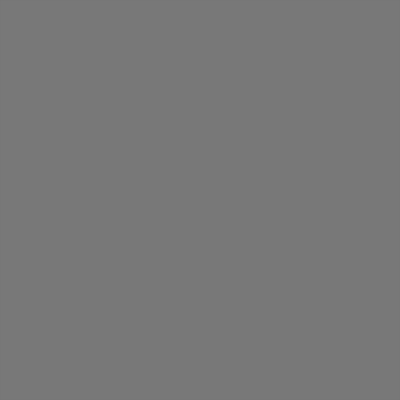
Frame 1 (no input)
Frame 60 (the mouse pressed at the canvas centre just before this capture): identical to frame 1, image omitted
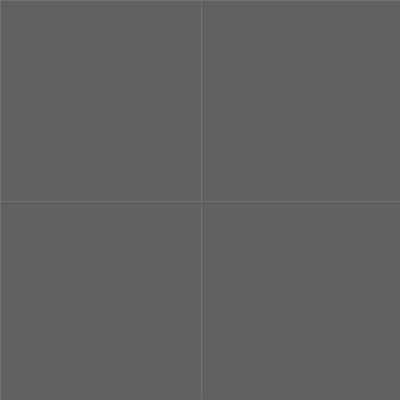
Frame 120 (the mouse held since frame 60 and released just before this capture)

The Processing sketch that drew these frames (run headless with seeded random() and noise(); from frame 60 on, the mouse is pressed at the canvas centre):

// Processing sketch: processing_7640
// ── processing_7640.pde

/* Keith O'Hara <kohara@bard.edu
   Feb 15 2010
   CMSC 117 Lecture
*/

void setup()
{
  size(400, 400);
  smooth();
}

void draw()
{
  background(96);
  stroke(128, 128);
  for (int y = 0; y < height; y = y + mouseX + 1)
  {
    line(0, y, width-1, y);
  }
  for (int x = 0; x < width; x = x + mouseX + 1)
  {
    line(x, 0, x, height-1);
  }
  if(mousePressed)
  {
    println(mouseX);
  }
}
